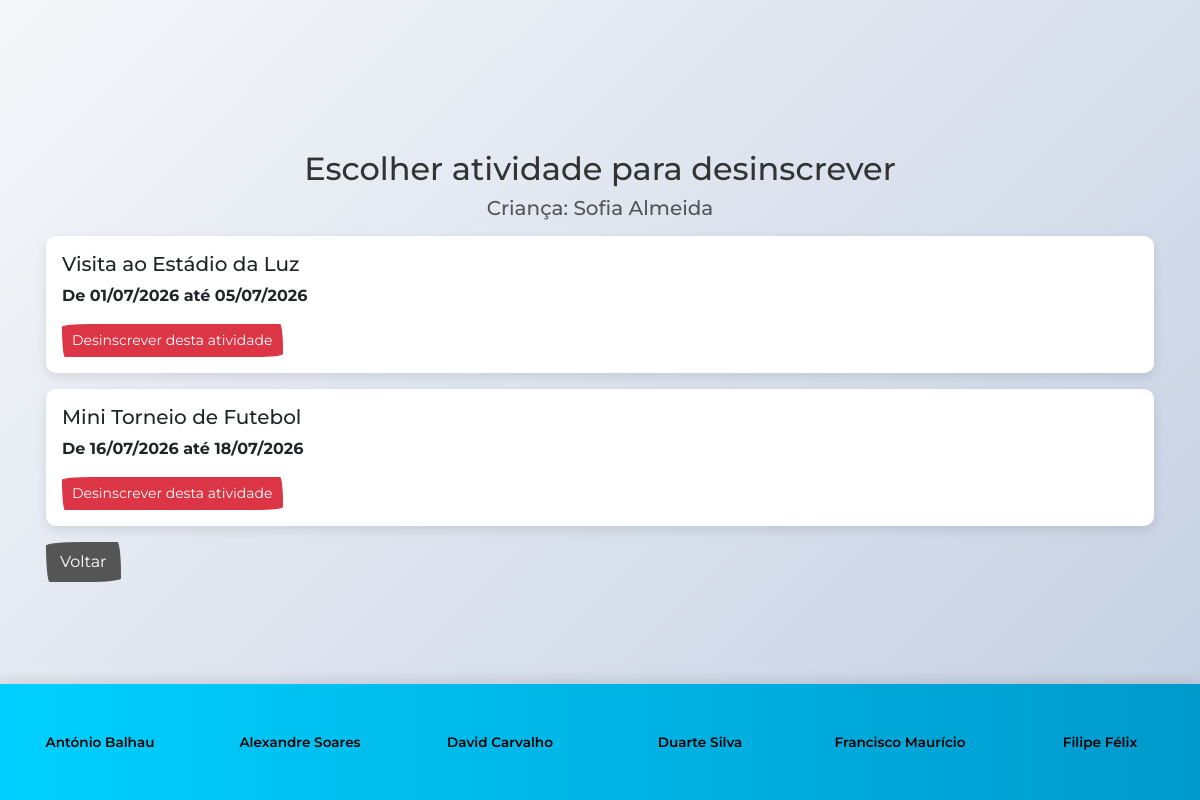
The app's page /desinscrever.php?id=1 (signed in) with its own data.
### tables this page shows
CREATE TABLE IF NOT EXISTS aluno (
  id int(11) NOT NULL AUTO_INCREMENT,
  nome varchar(100) NOT NULL,
  data_nascimento date NOT NULL,
  enc_educacao int(11) NOT NULL,
  PRIMARY KEY (id),
  FOREIGN KEY (enc_educacao) REFERENCES enc_educacao(id)
);

CREATE TABLE IF NOT EXISTS atividade (
  id int(11) NOT NULL AUTO_INCREMENT,
  titulo varchar(100) NOT NULL,
  descricao text NOT NULL,
  imagem varchar(50) NOT NULL,
  data_inicio date NOT NULL,
  data_fim date NOT NULL,
  lotacao_max int(11) NOT NULL,
  PRIMARY KEY (id)
);

### desinscrever.php (the view, shortened to what this page needs)
<?php
$id_user = intval($_SESSION['id_user']);
$nivel = intval($_SESSION['nivel']);
if (isset($_GET['id']) && ctype_digit($_GET['id'])) {
    $id_crianca = (int) $_GET['id'];
} elseif (isset($_POST['id_crianca']) && ctype_digit($_POST['id_crianca'])) {
    $id_crianca = (int) $_POST['id_crianca'];
} else {
    die("Aluno inválido");
}
$voltar = isset($_GET['voltar']) ? $_GET['voltar'] : 'gerir_criancas.php';
if ($nivel == 2) {
    $stmt_enc = mysqli_prepare($conn, "
        SELECT id
        FROM enc_educacao
        WHERE email = (
            SELECT email
            FROM utilizador
            WHERE id = ?
        )
    ");
    mysqli_stmt_bind_param($stmt_enc, "i", $id_user);
    mysqli_stmt_execute($stmt_enc);
    $res_enc = mysqli_stmt_get_result($stmt_enc);
    mysqli_stmt_close($stmt_enc);
    if (!$res_enc || mysqli_num_rows($res_enc) == 0) {
        redirecionarComErro('Encarregado não encontrado na base de dados.', 'erro.php');
    }
    $enc_data = mysqli_fetch_assoc($res_enc);
    $enc_id = intval($enc_data['id']);
    $stmt_aluno = mysqli_prepare($conn, "
        SELECT id, nome
        FROM aluno
        WHERE id = ?
        AND enc_educacao = ?
    ");
    mysqli_stmt_bind_param($stmt_aluno, "ii", $id_crianca, $enc_id);
    mysqli_stmt_execute($stmt_aluno);
    $res_aluno = mysqli_stmt_get_result($stmt_aluno);
    mysqli_stmt_close($stmt_aluno);
    if (!$res_aluno || mysqli_num_rows($res_aluno) == 0) {
        redirecionarComErro('Não tem permissão para desinscrever esta criança.', 'gerir_criancas.php');
    }
    $aluno_atual = mysqli_fetch_assoc($res_aluno);
} elseif ($nivel == 1 || $nivel == 3) {
    $stmt_aluno = mysqli_prepare($conn, "
        SELECT id, nome
        FROM aluno
        WHERE id = ?
    ");
    mysqli_stmt_bind_param($stmt_aluno, "i", $id_crianca);
    mysqli_stmt_execute($stmt_aluno);
    $res_aluno = mysqli_stmt_get_result($stmt_aluno);
    $aluno_atual = mysqli_fetch_assoc($res_aluno);
} else {
    redirecionarComErro('Acesso negado.', 'index.php');
}
$stmt_atividades = mysqli_prepare($conn, "
    SELECT DISTINCT a.id, a.titulo, a.data_inicio, a.data_fim
    FROM atividade a
    INNER JOIN inscricao i ON i.atividade = a.id
    WHERE i.aluno = ?
    ORDER BY a.data_inicio
");
mysqli_stmt_bind_param($stmt_atividades, "i", $id_crianca);
mysqli_stmt_execute($stmt_atividades);
$result = mysqli_stmt_get_result($stmt_atividades);
?>
<!DOCTYPE html>
<html lang="pt">
<head>
    <link rel="stylesheet" href="bootstrap.min.css">
    <link rel="stylesheet" href="style.css">
</head>
<body>
<div class="container" style="padding:2vh; margin-top: 30px;">
    <h2 class="text-center">Escolher atividade para desinscrever</h2>
    <h5 class="text-center text-muted">
        Criança: <?php echo htmlspecialchars($aluno_atual['nome']); ?>
    </h5>
    <?php if ($result && mysqli_num_rows($result) > 0) { ?>
        <?php while ($atividade = mysqli_fetch_assoc($result)) { ?>
            <div class="card mt-3 p-3">
                <h5><?php echo htmlspecialchars($atividade['titulo']); ?></h5>
                <p>
                    De <?php echo date('d/m/Y', strtotime($atividade['data_inicio'])); ?>
                    até <?php echo date('d/m/Y', strtotime($atividade['data_fim'])); ?>
                </p>
                <form method="post" onsubmit="return confirm('Tem a certeza que quer desinscrever esta criança desta atividade?');">
                    <button type="submit" class="btn btn-danger btn-sm">
                        Desinscrever desta atividade
                    </button>
                </form>
            </div>
        <?php } ?>
    <?php } else { ?>
        <div class="alert alert-warning mt-3">
            Esta criança não está inscrita em nenhuma atividade.
        </div>
    <?php } ?>
    <div class="mt-3">
        <a href="<?php echo htmlspecialchars($voltar); ?>" class="btn btn-secondary">
            Voltar
        </a>
    </div>
</div>
<?php include './rodape.php'; ?>
</body>
</html>

### style.css (style rules this page uses)
* { margin: 0; padding: 0; box-sizing: border-box; }
body { font-family: 'Montserrat', sans-serif; background: linear-gradient(135deg, #f5f7fa 0%, #c3cfe2 100%); background-attachment: fixed; color: #333; }
.card { border: none; border-radius: 10px; box-shadow: 0 4px 12px rgba(0, 0, 0, 0.1); transition: all 0.3s ease; background: white; overflow: hidden; }
.container { padding-top: 120px !important; padding-bottom: 120px !important; }

### records on screen
aluno: nome "Sofia Almeida"
atividade: titulo "Visita ao Estádio da Luz", data_inicio "01/07/2026", data_fim "05/07/2026"
atividade: titulo "Mini Torneio de Futebol", data_inicio "16/07/2026", data_fim "18/07/2026"
